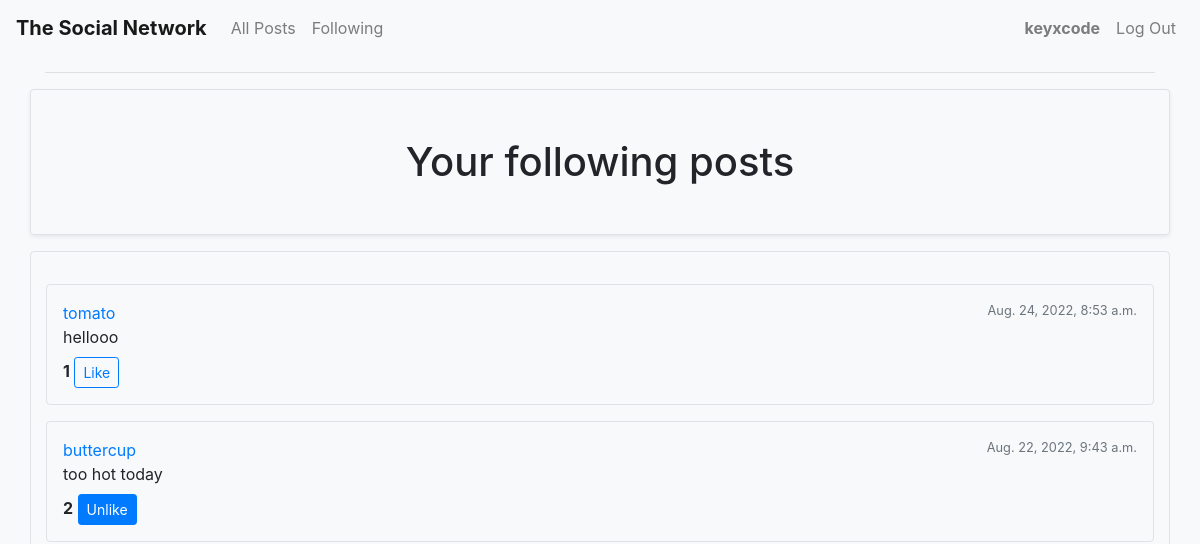
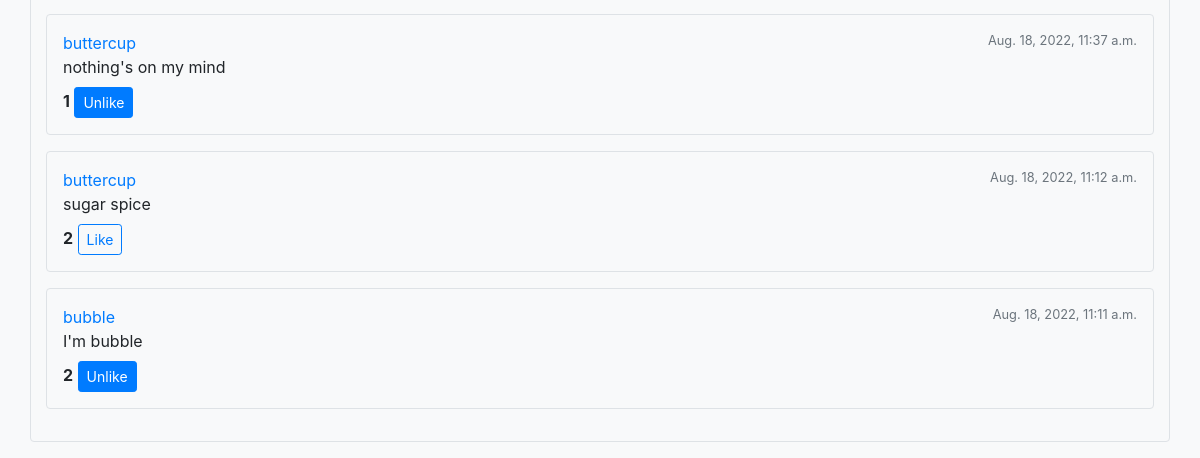
The page /profile/following (signed in) on the database as committed earlier (2 pictures, top to bottom).
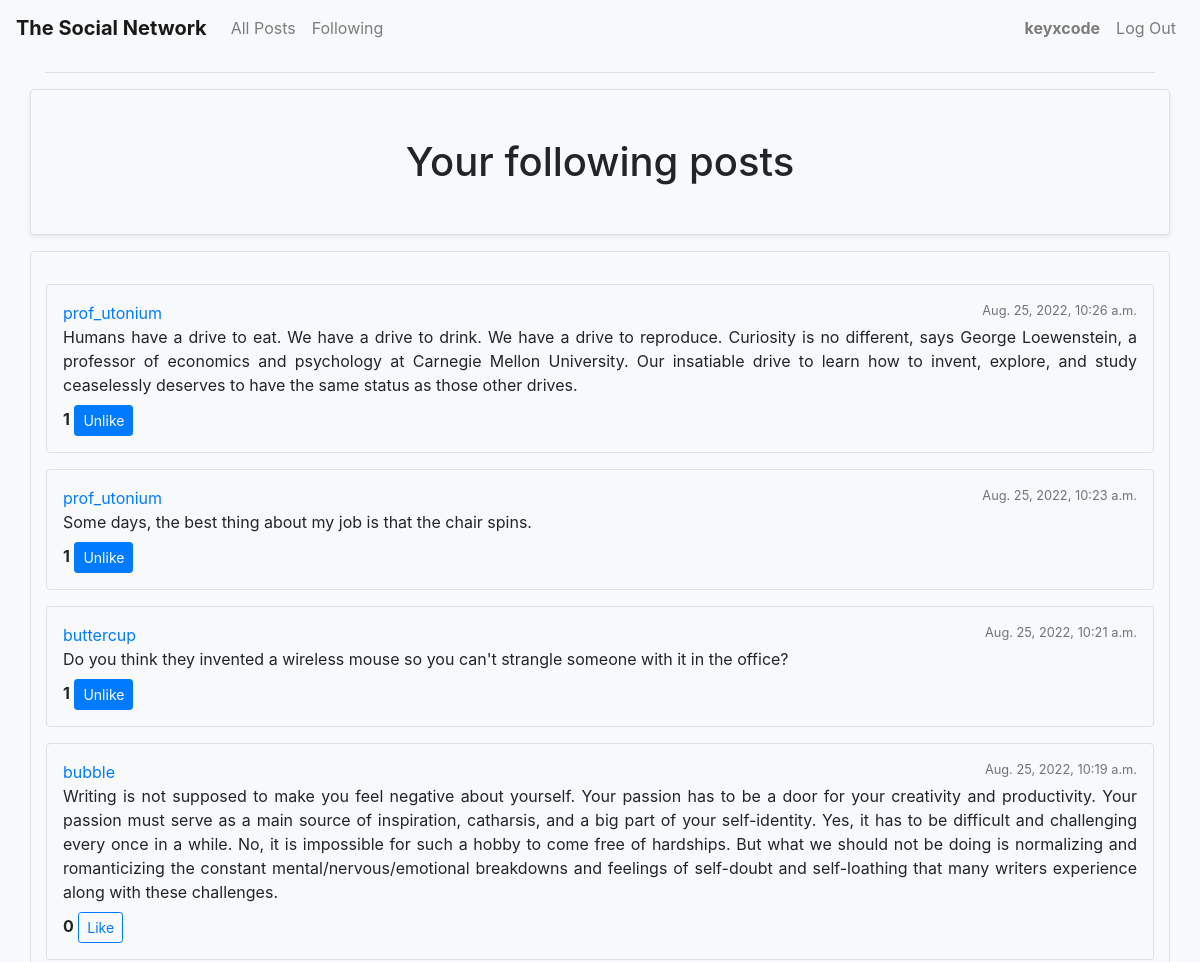
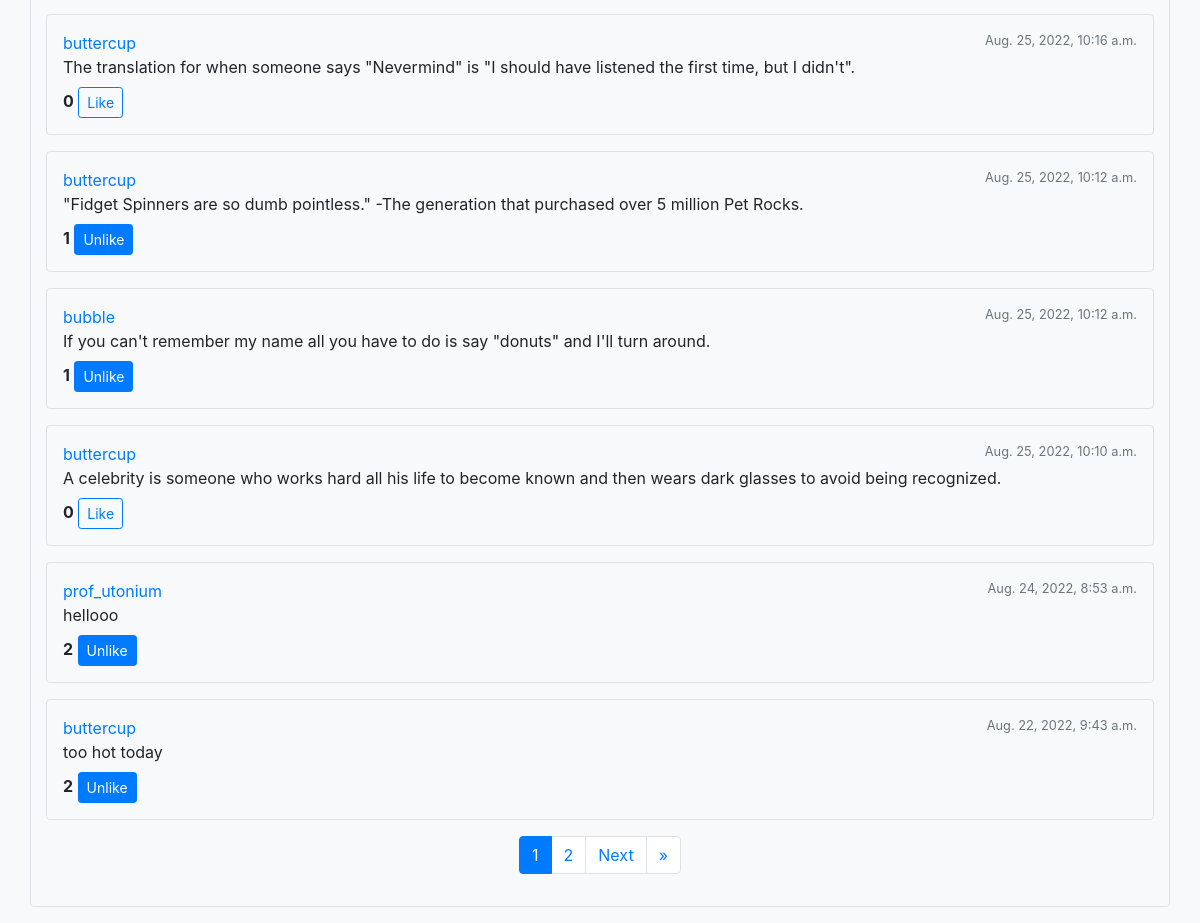
The same page on the database as committed later (2 pictures, top to bottom).
### network/models.py (models this page shows, shortened)
class Post(models.Model):
    content = models.TextField()
    poster = models.ForeignKey("User", on_delete=models.CASCADE, null=True, related_name="all_posts")
    timestamp = models.DateTimeField(auto_now_add=True)
    likers = models.ManyToManyField("User", blank=True, related_name="liked_post")

class User(AbstractUser, models.Model):
    followers = models.ManyToManyField("User", blank="true", related_name="follow")
    follows = models.ManyToManyField("User", blank="true", related_name="followed_by")

### network/views.py (the view)
# urls.py: path("profile/following", views.following, name="following"),
@login_required
def following(request):
    follows = User.objects.get(username=request.user).follows.all()
    posts = Post.objects.filter(poster__in=follows).order_by('-timestamp')
    p = paginate_posts(request, posts)
    return render(request, "network/following.html", {
        "page_obj": p.get("page_obj"),
        "page_range": p.get("page_range"),
        "need_paginated": p.get("need_paginated")
    })

### network/views.py (called while the page is built)
def paginate_posts(request, posts):
    paginator = Paginator(posts, 10)
    page_number = request.GET.get('page')
    p = dict()
    p["page_obj"] = paginator.get_page(page_number)
    p["page_range"] = range(1, paginator.num_pages + 1)
    p["need_paginated"] = True if (paginator.num_pages > 1) else False
    return p

### network/templates/network/following.html (shortened to what this page needs)
{% extends "network/layout.html" %}
{% load static %}
{% block body %}
    <div class="row border rounded shadow-sm my-3">
        <div class="col p-5 text-center">
            <span class="h1">Your following posts</span>
        </div>
    </div>
    {% include 'network/posts.html' %}
{% endblock %}

### network/templates/network/posts.html (shortened to what this page needs)
<div class="border rounded row mb-3 py-3">
    <div class="col">
        {% if page_obj %}
            {% for post in page_obj %}
                <div class="border rounded p-3 my-3 hover-box">
                    <div class="row">
                        <div class="col">
                            <div class="d-flex">
                                <a href="{% url 'profile' post.poster.id %}">{{ post.poster }}</a>
                                <span class="ml-auto small text-muted">{{ post.timestamp }}</span>
                            </div>
                            <div class="mb-2 text-justify">
                                <span id="post-{{ post.id }}">{{ post.content }}</span>
                            </div>
                            <div>
                                <span class="font-weight-bold" id="like-count-{{ post.id }}">{{ post.likers.all.count }}</span>
                                {% if request.user in post.likers.all %}
                                    <button class="btn btn-primary btn-sm like-button" data-post="{{ post.id }}">Unlike</button>
                                {% else %}
                                    <button class="btn btn-outline-primary btn-sm like-button" data-post="{{ post.id }}">Like</button>
                                {% endif %}
                            </div>
                        </div>
                    </div>
                </div>
            {% endfor %}
        {% else %}
            It's empty here!
        {% endif %}
        {% if need_paginated %}
        <nav aria-label="Page navigation example" class="d-flex justify-content-center">
            <ul class="pagination">
                {% for i in page_range %}
                    {% if i == page_obj.number %}
                        <li class="page-item active"><a class="page-link" href="?page={{ i }}">{{ i }}</a></li>
                    {% else %}
                        <li class="page-item"><a class="page-link" href="?page={{ i }}">{{ i }}</a></li>
                    {% endif %}
                {% endfor %}
                {% if page_obj.has_next %}
                    <li class="page-item"><a class="page-link" href="?page={{ page_obj.next_page_number }}">Next</a></li>
                    <li class="page-item"><a class="page-link" href="?page={{ page_obj.paginator.num_pages }}">&raquo;</a></li>
                {% endif %}
            </ul>
        </nav>
        {% endif %}
    </div>
</div>

Rows that differ between the two databases and show on the page:
no longer on this page (row unchanged): Post: poster "buttercup", timestamp "Aug. 18, 2022, 11:37 a.m.", content "nothing's on my mind", likers.all.count "1"
no longer on this page (row unchanged): Post: poster "buttercup", timestamp "Aug. 18, 2022, 11:12 a.m.", content "sugar spice", likers.all.count "2"
no longer on this page (row unchanged): Post: poster "bubble", timestamp "Aug. 18, 2022, 11:11 a.m.", content "I'm bubble", likers.all.count "2"
added Post: poster "prof_utonium", timestamp "Aug. 25, 2022, 10:26 a.m.", content "Humans have a drive to eat. We have a drive to drink. We have a drive to reproduce. Curiosity is no different, says George Loewenstein, a professor of economics and psychology at Carnegie Mellon University. Our insatiable drive to learn how to invent, explore, and study ceaselessly deserves to have the same status as those other drives.", likers.all.count "1"
added Post: poster "prof_utonium", timestamp "Aug. 25, 2022, 10:23 a.m.", content "Some days, the best thing about my job is that the chair spins.", likers.all.count "1"
added Post: poster "buttercup", timestamp "Aug. 25, 2022, 10:21 a.m.", content "Do you think they invented a wireless mouse so you can't strangle someone with it in the office?", likers.all.count "1"
added Post: poster "bubble", timestamp "Aug. 25, 2022, 10:19 a.m.", content "Writing is not supposed to make you feel negative about yourself. Your passion has to be a door for your creativity and productivity. Your passion must serve as a main source of inspiration, catharsis, and a big part of your self-identity. Yes, it has to be difficult and challenging every once in a while. No, it is impossible for such a hobby to come free of hardships. But what we should not be doing is normalizing and romanticizing the constant mental/nervous/emotional breakdowns and feelings of self-doubt and self-loathing that many writers experience along with these challenges.", likers.all.count "0"
added Post: poster "buttercup", timestamp "Aug. 25, 2022, 10:16 a.m.", content "The translation for when someone says \"Nevermind\" is \"I should have listened the first time, but I didn't\".", likers.all.count "0"
added Post: poster "buttercup", timestamp "Aug. 25, 2022, 10:12 a.m.", content "\"Fidget Spinners are so dumb pointless.\" -The generation that purchased over 5 million Pet Rocks.", likers.all.count "1"
added Post: poster "bubble", timestamp "Aug. 25, 2022, 10:12 a.m.", content "If you can't remember my name all you have to do is say \"donuts\" and I'll turn around.", likers.all.count "1"
added Post: poster "buttercup", timestamp "Aug. 25, 2022, 10:10 a.m.", content "A celebrity is someone who works hard all his life to become known and then wears dark glasses to avoid being recognized.", likers.all.count "0"
changed through a linked row, Post "hellooo": poster "tomato" → "prof_utonium"; likers.all.count "1" → "2"; text "Like" → "Unlike"
Other text that changed with them:
new list line: "1"
new list line: "2"
text now shown: "Next »"
